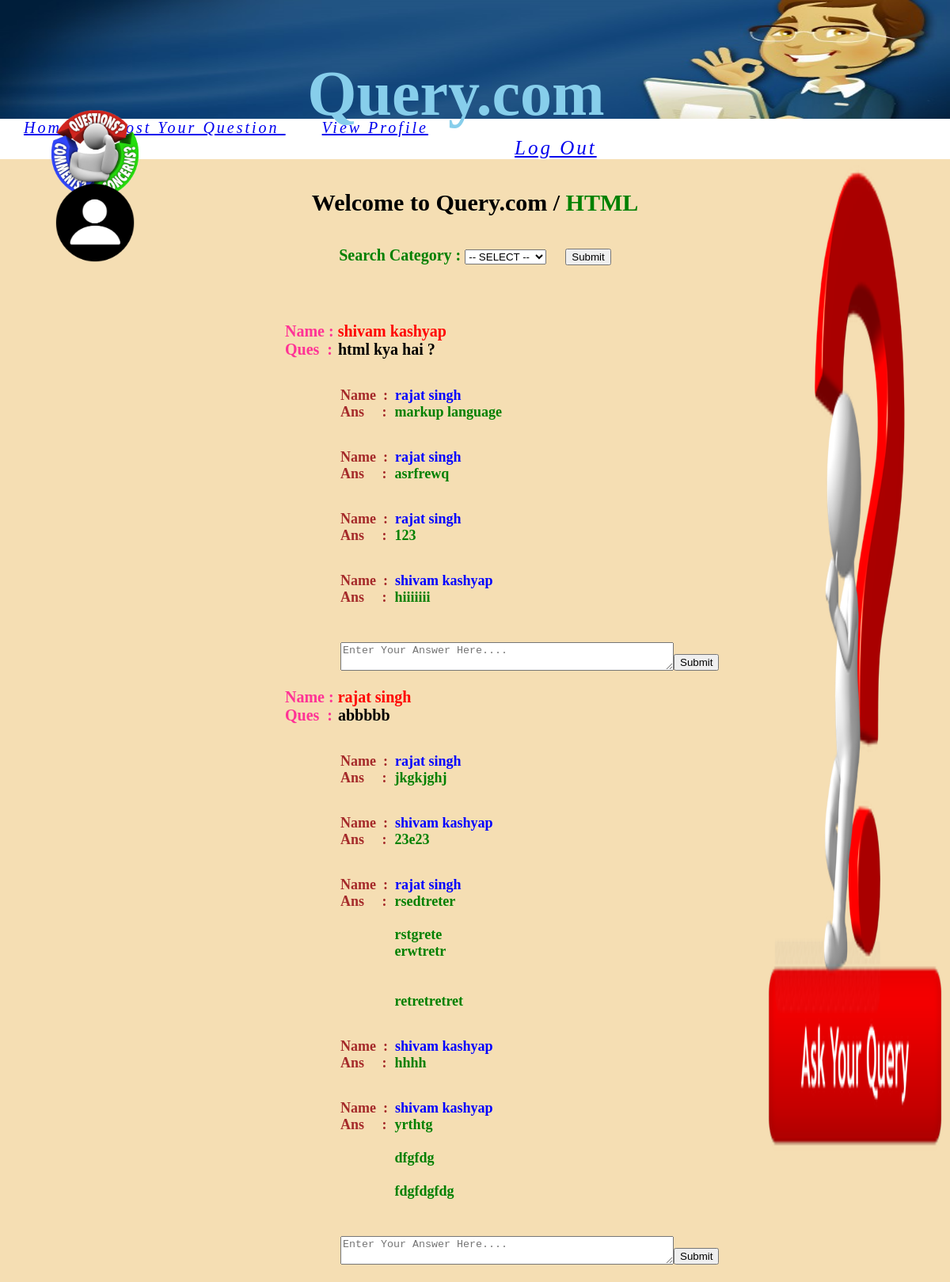
Page /home_cat.php?category=1 on the committed database.
### tables this page shows
CREATE TABLE `category` (
  `category_id` int(11) NOT NULL,
  `category_name` varchar(30) NOT NULL
);

CREATE TABLE `question_record` (
  `question_id` int(11) NOT NULL,
  `question` varchar(100) NOT NULL,
  `category_id` int(11) NOT NULL,
  `user_id` int(11) NOT NULL
);

CREATE TABLE `user_details` (
  `user_id` int(11) NOT NULL,
  `first_name` varchar(30) NOT NULL,
  `last_name` varchar(30) NOT NULL,
  `dob` date NOT NULL,
  `gender` varchar(20) NOT NULL,
  `address` varchar(50) NOT NULL,
  `city` varchar(30) NOT NULL,
  `qualification` varchar(20) NOT NULL,
  `mobile_no` varchar(10) NOT NULL,
  `email_id` varchar(40) NOT NULL,
  `password` varchar(20) NOT NULL,
  `c_password` varchar(20) NOT NULL
);

CREATE TABLE `answer_record` (
  `answer_id` int(11) NOT NULL,
  `answer` varchar(100) NOT NULL,
  `user_id` int(11) NOT NULL,
  `category_id` int(11) NOT NULL,
  `question_id` int(11) NOT NULL
);

### home_cat.php (the view, shortened to what this page needs)
<!DOCTYPE html>
<html>
<head>
<link rel="stylesheet" type="text/css" href="style.css">
</head>
<body>
<div class="container">
<nav align="left">
      <a href="home.php" >Home </a>&nbsp;&nbsp;&nbsp;
      <a href="post_question.php">Post Your Question </a>&nbsp;&nbsp;&nbsp;
      <a href="profile.php">View Profile</a>&nbsp;&nbsp;&nbsp;
      <a class="a1" href="logout.php">Log Out</a>&nbsp;&nbsp;&nbsp;
  </nav>
  <div class="leftpane">
    <span style="position: absolute; max-height: 200px; width: 200px; margin-left: 50px;">
<a href="sel_profile.php"><img src="images/pro.png" height="100px" width="100px" style="float:left;margin-left: 20px; margin-top: 30px;"></a>
</span>
 </div>
 <div class="rightpane">
    <img src="images/query.png" height="100%" width="100%" align="center">
  </div>
<?php
$cat = $_REQUEST['category'];
include ("connection.php");
$sql = "select * from category where category_id = '".$cat."'";
    $selres = mysqli_query($conn,$sql);
     if(mysqli_num_rows($selres) > 0)
    {
         while($row = mysqli_fetch_assoc($selres))
      {
        $categ = $row["category_name"];
      }}
?>
 <div class="middlepane">
<br>
<h1 align="center" style="font-size: 30px;">Welcome <b style="color: red;"><?php echo $_SESSION['username'];?></b> to Query.com / <b style="color: green"><?php echo $categ ?></b></h1><br>
<form name="search" method="post" action="home_cat.php" align="center">
  <b style="font-size: 20px; color: green;">Search Category : <select name="category">
<option value= "0">-- SELECT --</option>
         </select></b> <input type="submit" name="submit" style="margin-left: 20px;">
         <br><br>
       </form>
<br><br><br>
<?php
include ("connection.php");
$sql = "select * from category where category_id='".$_REQUEST['category']."'";
    $selres = mysqli_query($conn,$sql);
     if(mysqli_num_rows($selres) > 0)
    {
      while($row = mysqli_fetch_assoc($selres))
      {
        $cid = $row["category_id"];
        ?>
<?php
$sql1 = "SELECT question_record.*,user_details.* FROM question_record LEFT JOIN user_details ON question_record.user_id = user_details.user_id where question_record.category_id = '".$cid."'";
    $selres1 = mysqli_query($conn,$sql1);
     if(mysqli_num_rows($selres1) > 0)
    {
      while($row = mysqli_fetch_assoc($selres1))
      {
       $name = $row['first_name']." ".$row['last_name'];
       $que = $row["question"];
       $qid = $row["question_id"];
        ?>
<b style='font-size: 20px; color: #FF3396; margin-left:120px;'>Name :</b><b style='font-size: 20px; color: red; margin-left:5px;'><?php echo $name; ?></b>
  <br>
       <div class="row">
  <div class="column" style="margin-left:120px;">
        <b style='font-size: 20px; color: #FF3396;'>Ques &nbsp;:</b></div>
    <div class="column" style= "margin-left: 7px;">
        <b style='font-size: 20px; color: black; '><?php echo nl2br($que); ?></b>
  </div>
</div>
        <br><br>
<?php
        $sql2 = "SELECT answer_record.*,user_details.* FROM answer_record LEFT JOIN user_details ON answer_record.user_id = user_details.user_id where answer_record.question_id='".$qid."'";
    $selres2 = mysqli_query($conn,$sql2);
     if(mysqli_num_rows($selres2) > 0)
    {
      while($row = mysqli_fetch_assoc($selres2))
      {
       $aname = $row['first_name']." ".$row['last_name'];
   $answ = $row["answer"];
?>
<b style='font-size: 18px; color: brown; margin-left:190px;'>Name &nbsp;:</b>
  <b style='font-size: 18px; color: blue; margin-left:5px;'><?php echo $aname; ?></b>
        <br>
        <div class="row">
      <div class="column" style="margin-left:190px;">
        <b style='font-size: 18px; color: brown; margin-left:0px;'>Ans &nbsp;&nbsp;&nbsp;&nbsp;:</b>
      </div>
      <div class="column" style= "margin-left:10px;">
        <b style='font-size: 18px; color: green;'><?php echo nl2br($answ); ?></b>
      </div>
    </div>
        <br><br>
    <?php
    }} ?>
    <form name="reply" method="post" action="insert_ans.php" align="left">
    <textarea name="answer" id="text1" rows="2" cols="50" placeholder="Enter Your Answer Here...." style="margin-top: 10px; margin-left: 190px;"></textarea>
  <input type="submit" name="submit" style="position: absolute; margin-top: 25px;">
  <br><br> </form>
<?php }}
  ?>
 <?php
}}
?>
</div>
</div>
</body>
</html>

### style.css (style rules this page uses)
body, html { width: 100%; height: 100%; margin: 0; background-color: wheat; }
.container { width: 100%; height: 100%; }
.leftpane { width: 20%; height: 80%; float: left;s border-collapse: collapse; }
.middlepane { width: 60%; height: 80%; float: left; border-collapse: collapse; }
.rightpane { width: 20%; height: 80%; float: right; max-height: 100%; max-width: 100%; border-collapse: collapse; }
nav { background-color: white; }
nav a { font-size: 20px; letter-spacing: 3px; font-style:oblique; margin-left: 30px; }
nav a.a1 { font-size: 25px; letter-spacing: 3px; font-style:oblique; margin-left: 650px; }

### home_cat.php (style rules this page uses)
.column { float: left; }
.row:after { content: ""; display: table; clear: both; }

### rows in the picture
category: category_name "HTML"
question_record: user.last_name "shivam kashyap", question "html kya hai ?"
answer_record: user.last_name "rajat singh", answer "markup language"
answer_record: user.last_name "rajat singh", answer "asrfrewq"
answer_record: user.last_name "rajat singh", answer "123"
answer_record: user.last_name "shivam kashyap", answer "hiiiiiii"
question_record: user.last_name "rajat singh", question "abbbbb"
answer_record: user.last_name "rajat singh", answer "jkgkjghj"
answer_record: user.last_name "shivam kashyap", answer "23e23"
answer_record: user.last_name "rajat singh", answer "rsedtreter rstgrete erwtretr retretretret"
answer_record: user.last_name "shivam kashyap", answer "hhhh"
answer_record: user.last_name "shivam kashyap", answer "yrthtg dfgfdg fdgfdgfdg"
